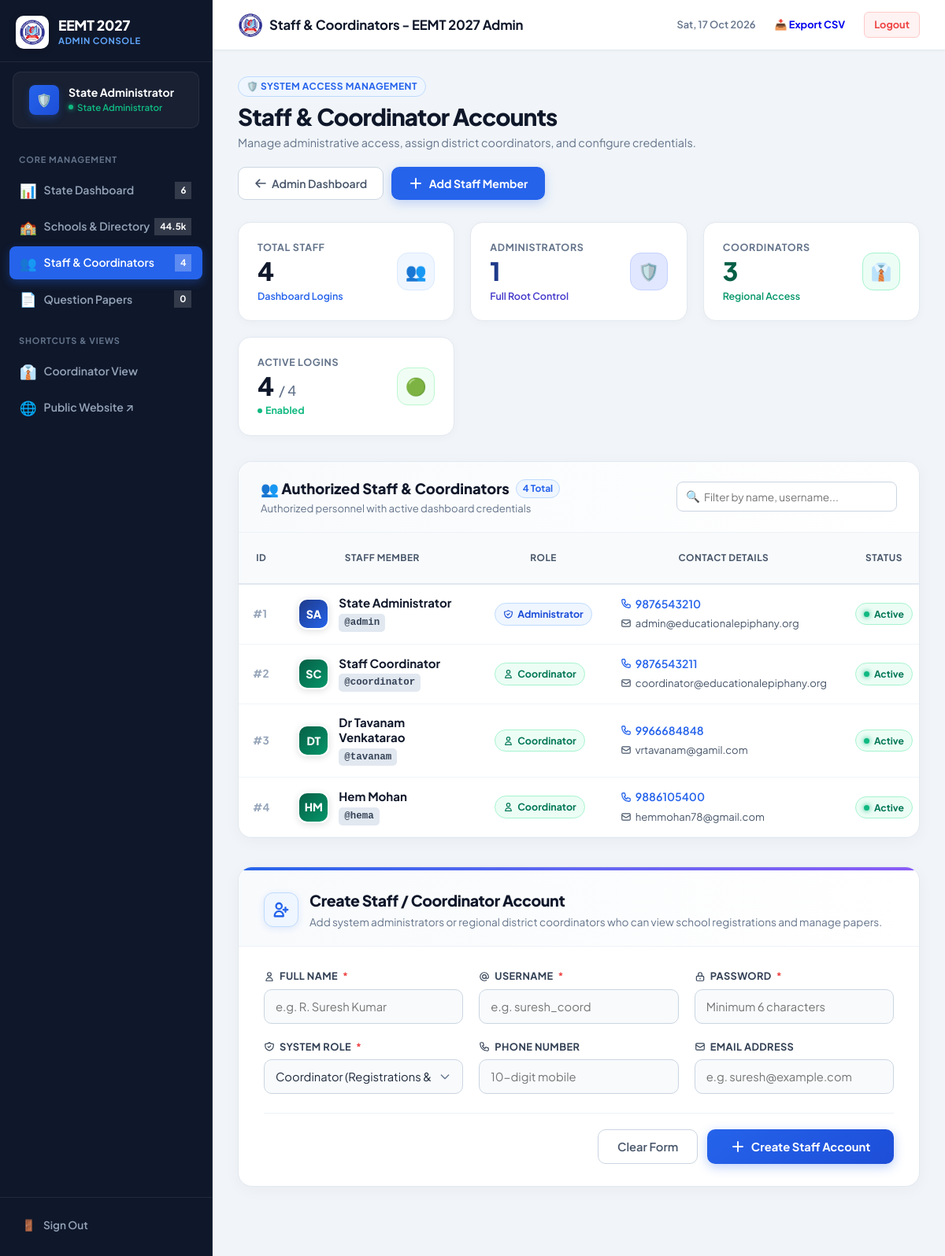
The app's page /admin/coordinators.php (signed in) with its own data.
### tables this page shows
CREATE TABLE users (
            id INTEGER PRIMARY KEY AUTOINCREMENT,
            username TEXT NOT NULL UNIQUE,
            password_hash TEXT NOT NULL,
            name TEXT NOT NULL,
            role TEXT NOT NULL,
            assigned_district TEXT NULL,
            email TEXT NULL,
            mobile TEXT NULL,
            is_active INTEGER DEFAULT 1,
            created_at TEXT DEFAULT CURRENT_TIMESTAMP
        );

### admin/coordinators.php (the view, shortened to what the rows shown need)
<?php
require_once __DIR__ . '/../includes/auth.php';
$pdo = getDB();
$stmt = $pdo->query("SELECT id, username, role, name, email, mobile, is_active, created_at FROM users ORDER BY id ASC");
$users = $stmt->fetchAll(PDO::FETCH_ASSOC);
$pageTitle = "Staff & Coordinators - EEMT 2027 Admin";
require_once __DIR__ . '/includes/admin_header.php';
?>
<div style="max-width: 1250px; margin: 0 auto; padding-bottom: 2rem;">
    <div style="margin-bottom: 1.75rem; display: flex; justify-content: space-between; align-items: flex-end; flex-wrap: wrap; gap: 1.25rem;">
        <div>
            <h1 style="font-size: 1.85rem; font-weight: 800; color: #0f172a; margin: 0; letter-spacing: -0.03em; line-height: 1.2;">
                Staff & Coordinator Accounts
            </h1>
        </div>
    </div>
    <div class="card" style="padding: 0; overflow: hidden; margin-bottom: 2.25rem; border: 1px solid #e2e8f0; border-radius: 18px; box-shadow: 0 4px 20px rgba(0,0,0,0.04); background: #ffffff;">
        <div class="table-responsive" style="overflow-x: auto; width: 100%;">
            <table class="table" id="staffTable" style="width: 100%; min-width: 980px; border-collapse: collapse; margin-bottom: 0;">
                <thead style="background: #f8fafc; border-bottom: 2px solid #e2e8f0;">
                    <tr>
                        <th style="font-weight: 700; text-transform: uppercase; font-size: 0.74rem; letter-spacing: 0.5px; color: #475569; padding: 14px 18px; width: 70px;">ID</th>
                        <th style="font-weight: 700; text-transform: uppercase; font-size: 0.74rem; letter-spacing: 0.5px; color: #475569; padding: 14px 18px; min-width: 250px;">Staff Member</th>
                        <th style="font-weight: 700; text-transform: uppercase; font-size: 0.74rem; letter-spacing: 0.5px; color: #475569; padding: 14px 18px; width: 170px;">Role</th>
                        <th style="font-weight: 700; text-transform: uppercase; font-size: 0.74rem; letter-spacing: 0.5px; color: #475569; padding: 14px 18px; min-width: 240px;">Contact Details</th>
                        <th style="font-weight: 700; text-transform: uppercase; font-size: 0.74rem; letter-spacing: 0.5px; color: #475569; padding: 14px 18px; width: 130px;">Status</th>
                    </tr>
                </thead>
                <tbody id="staffTableBody">
                    <?php foreach ($users as $u):
                        $words = explode(' ', trim($u['name']));
                        $initials = '';
                        foreach ($words as $w) {
                            if (!empty($w)) $initials .= strtoupper($w[0]);
                            if (strlen($initials) >= 2) break;
                        }
                    ?>
                        <tr class="staff-row" style="border-bottom: 1px solid #f1f5f9; transition: background 0.15s ease;" onmouseover="this.style.background='#f8fafc'" onmouseout="this.style.background='transparent'">
                            <td style="padding: 14px 18px; vertical-align: middle; font-weight: 700; color: #94a3b8; font-size: 0.85rem;">
                                #<?php echo $u['id']; ?>
                            </td>
                            <td style="padding: 14px 18px; vertical-align: middle;">
                                <div style="display: flex; align-items: center; gap: 12px;">
                                    <div style="width: 40px; height: 40px; border-radius: 12px; background: <?php echo $u['role'] === 'admin' ? 'linear-gradient(135deg, #1e3a8a, #2563eb)' : 'linear-gradient(135deg, #065f46, #059669)'; ?>; color: #ffffff; display: flex; align-items: center; justify-content: center; font-size: 0.88rem; font-weight: 800; flex-shrink: 0; box-shadow: 0 2px 8px rgba(0,0,0,0.12); border: 2px solid #ffffff;">
                                        <?php echo htmlspecialchars($initials); ?>
                                    </div>
                                    <div>
                                        <strong style="color: #0f172a; font-size: 0.94rem; display: block; line-height: 1.25; font-weight: 700;">
                                            <?php echo htmlspecialchars($u['name']); ?>
                                        </strong>
                                        <span style="font-size: 0.78rem; color: #334155; font-family: ui-monospace, SFMono-Regular, Menlo, monospace; font-weight: 600; background: #e2e8f0; padding: 2px 7px; border-radius: 5px; display: inline-block; margin-top: 3px;">
                                            @<?php echo htmlspecialchars($u['username']); ?>
                                        </span>
                                    </div>
                                </div>
                            </td>
                            <td style="padding: 14px 18px; vertical-align: middle;">
                                <?php if ($u['role'] === 'admin'): ?>
                                    <span style="background: #eff6ff; color: #1d4ed8; border: 1px solid #bfdbfe; font-size: 0.78rem; font-weight: 700; padding: 4px 10px; border-radius: 20px; display: inline-flex; align-items: center; gap: 5px;">
                                        Administrator
                                    </span>
                                <?php else: ?>
                                    <span style="background: #ecfdf5; color: #047857; border: 1px solid #a7f3d0; font-size: 0.78rem; font-weight: 700; padding: 4px 10px; border-radius: 20px; display: inline-flex; align-items: center; gap: 5px;">
                                        <svg width="13" height="13" fill="none" stroke="currentColor" stroke-width="2.2" viewBox="0 0 24 24"><path stroke-linecap="round" stroke-linejoin="round" d="M16 7a4 4 0 11-8 0 4 4 0 018 0zM12 14a7 7 0 00-7 7h14a7 7 0 00-7-7z"/></svg>
                                        Coordinator
                                    </span>
                                <?php endif; ?>
                            </td>
                            <td style="padding: 14px 18px; vertical-align: middle;">
                                <?php if (!empty($u['mobile']) && $u['mobile'] !== 'N/A'): ?>
                                    <div style="font-weight: 600; color: #1e293b; font-size: 0.88rem;">
                                        <a href="tel:<?php echo htmlspecialchars($u['mobile']); ?>" style="color: #2563eb; text-decoration: none; display: inline-flex; align-items: center; gap: 5px;">
                                            <?php echo htmlspecialchars($u['mobile']); ?>
                                        </a>
                                    </div>
                                <?php else: ?>
                                    <div style="color: #94a3b8; font-size: 0.82rem;">No Phone</div>
                                <?php endif; ?>
                                <?php if (!empty($u['email']) && $u['email'] !== 'N/A'): ?>
                                    <div style="color: #475569; font-size: 0.82rem; margin-top: 3px;">
                                        <a href="mailto:<?php echo htmlspecialchars($u['email']); ?>" style="color: #475569; text-decoration: none; display: inline-flex; align-items: center; gap: 5px;">
                                            <svg width="14" height="14" fill="none" stroke="currentColor" stroke-width="2" viewBox="0 0 24 24"><path stroke-linecap="round" stroke-linejoin="round" d="M3 8l7.89 5.26a2 2 0 002.22 0L21 8M5 19h14a2 2 0 002-2V7a2 2 0 00-2-2H5a2 2 0 00-2 2v10a2 2 0 002 2z"/></svg>
                                            <?php echo htmlspecialchars($u['email']); ?>
                                        </a>
                                    </div>
                                <?php endif; ?>
                            </td>
                            <td style="padding: 14px 18px; vertical-align: middle;">
                                <?php if ($u['is_active'] == 1): ?>
                                    <span style="display: inline-flex; align-items: center; gap: 6px; padding: 4px 10px; border-radius: 20px; font-size: 0.76rem; font-weight: 700; background: #ecfdf5; color: #047857; border: 1px solid #a7f3d0;">
                                        <span style="width: 7px; height: 7px; border-radius: 50%; background: #10b981; box-shadow: 0 0 6px #10b981;"></span>
                                        Active
                                    </span>
                                <?php endif; ?>
                            </td>
                        </tr>
                    <?php endforeach; ?>
                </tbody>
            </table>
        </div>
    </div>
</div>
<?php require_once __DIR__ . '/includes/admin_footer.php'; ?>

### admin/includes/admin_header.php (shortened to what the rows shown need)
<?php
require_once __DIR__ . '/../../includes/auth.php';
$user = currentUser();
?>
<!DOCTYPE html>
<html lang="en">
<head>
    <link rel="stylesheet" href="../assets/css/app.css">
</head>
<body>
    <div class="admin-shell">
        <aside class="admin-sidebar" id="adminSidebar">
            <div class="sidebar-header-row">
            <a href="dashboard.php" class="sidebar-brand">
                <div class="sidebar-brand-text">
                    <h1>EEMT 2027</h1>
                </div>
            </a>
        </div>
            <div class="sidebar-user">
                <div class="user-meta">
                    <div class="user-name"><?php echo htmlspecialchars($user['name'] ?? 'State Admin'); ?></div>
                    <div class="user-role"><span class="status-dot"></span> State Administrator</div>
                </div>
            </div>
        </aside>
        <div class="admin-main">
            <header class="admin-topbar">
                <div class="topbar-left">
                    <div style="display: flex; align-items: center; gap: 8px;">
                        <h2 class="topbar-title">
                            <span><?php echo htmlspecialchars($pageTitle ?? 'State Administration'); ?></span>
                        </h2>
                    </div>
                </div>
            </header>
            <div class="admin-content">

### records on screen
users: name "State Administrator", id "1", initials "SA", username "admin", role "admin" (drawn), mobile "9876543210", email "admin@educationalepiphany.org", is_active 1 (drawn)
users: id "2", initials "SC", name "Staff Coordinator", username "coordinator", role "coordinator" (drawn), mobile "9876543211", email "coordinator@educationalepiphany.org", is_active 1 (drawn)
users: id "3", initials "DT", name "Dr Tavanam Venkatarao", username "tavanam", role "coordinator" (drawn), mobile "9966684848", email "vrtavanam@gamil.com", is_active 1 (drawn)
users: id "4", initials "HM", name "Hem Mohan", username "hema", role "coordinator" (drawn), mobile "9886105400", email "hemmohan78@gmail.com", is_active 1 (drawn)

### other values on screen
$totalSchoolsBadge "6"
$totalMasterBadge "44.5k"
$totalStaffBadge "4"
$totalPapersBadge "0"
$pageTitle "Staff & Coordinators - EEMT 2027 Admin"
$totalStaff "4"
$totalAdmins "1"
$totalCoords "3"
$totalActive "4"
count($users) "4"
